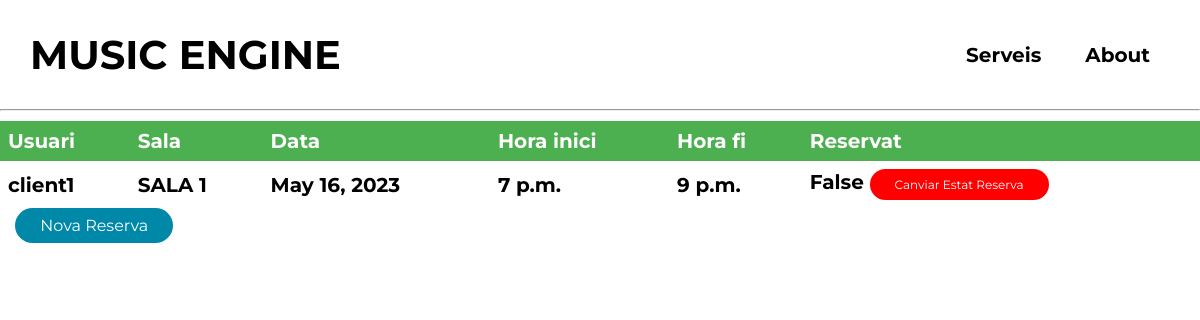
Page /reserves/ (signed in) on the earlier database version.
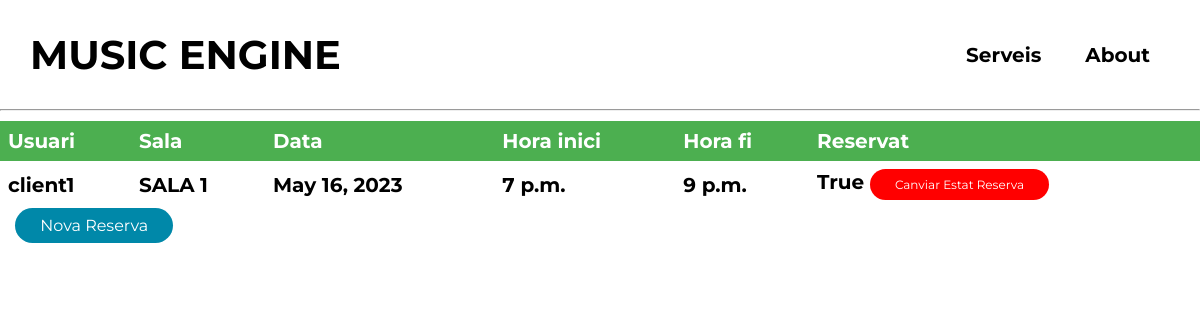
Same page on the later database version.
### music_engine/models.py (models this page shows, shortened)
class Reserva(models.Model):
    usuari = models.ForeignKey(User, on_delete=models.CASCADE, blank=False)
    sala = models.ForeignKey(MusicalStudio, on_delete=models.CASCADE, blank=False)
    material = models.ManyToManyField(MusicalMaterial, blank=True)
    tecnic = models.ForeignKey(technical_personnel, on_delete=models.CASCADE, blank=True, null=True)
    data = models.DateField(blank=False)
    hora_inici = models.TimeField(blank=False)
    hora_fi = models.TimeField(blank=False)
    reservat = models.BooleanField(default=False)

class MusicalStudio(models.Model):
    name = models.CharField(max_length=100, primary_key=True)
    capacity = models.IntegerField()
    TYPE_CHOICES = (
        ('ensaig', 'ENSAIG'),
        ('enregistrar', 'ENREGISTRAR')
    )
    type = models.CharField(choices=TYPE_CHOICES, max_length=100)
    incorporated_material = models.ManyToManyField(MusicalMaterial, blank=True)
    def __str__(self):
        return self.name

### music_engine/views.py (the view)
# urls.py: path('reserves/', ReservaListView.as_view(), name='reserva_list'),
class ReservaListView(ListView):
    model = Reserva
    template_name = 'reserva_list.html'
    context_object_name = 'reserves'

### templates/reserva_list.html (shortened to what this page needs)
{% include 'navbar.html' %}
<body>
<table>
    <thead>
    <tr>
        <th>Usuari</th>
        <th>Sala</th>
        <th>Data</th>
        <th>Hora inici</th>
        <th>Hora fi</th>
        <th>Reservat</th>
    </tr>
    </thead>
    <tbody>
    {% for reserva in reserves %}
        {% if user.username != "gestor" %}
            {% if reserva.usuari == user %}
                <tr>
                    <td>{{ reserva.usuari }}</td>
                    <td>{{ reserva.sala }}</td>
                    <td>{{ reserva.data }}</td>
                    <td>{{ reserva.hora_inici }}</td>
                    <td>{{ reserva.hora_fi }}</td>
                    <td>{{ reserva.reservat }} <button id="toggle-button" data-id="{{ reserva.id }}" class="button button-red">Canviar Estat Reserva</button></td>
                </tr>
            {% endif %}
        {% endif %}
    {% endfor %}
    </tbody>
</table>
&nbsp<a class="cta" href="/create/reserva/">
    &nbsp<button class="button button-blue">Nova Reserva</button>
    </a>
</body>

### templates/navbar.html (shortened to what this page needs)
{% load static %}
<!DOCTYPE html>
<html lang="en">
<head>
    <link rel="stylesheet" type="text/css" href="{% static 'css/table.css' %}">
    <link rel="stylesheet"
          href="https://code.jquery.com/ui/1.12.1/themes/smoothness/jquery-ui.css" />
</head>
<body>
<header>
    <div class="hometitle">
        <a href="/"><h1 >MUSIC ENGINE</h1 ></a>
    </div>
    <nav>
        <ul class="nav_links">
            <li><a href="/serveis">Serveis</a></li>
            <li><a href="#">About</a></li>
        </ul>
    </nav>
</header>
<hr>
</body>
</html>

### static/css/table.css (style rules this page uses)
table { border-collapse: collapse; width: 100%; }
th, td { text-align: left; padding: 8px; }
th { background-color: #4CAF50; color: white; }

### templates/navbar.html (style rules this page uses)
* { box-sizing: border-box; margin: 0; padding: 0; }
.hometitle { font-family: "Montserrat", sans-serif; font-weight: 700; font-size: 34px; color: black; text-decoration: none; cursor: pointer; }
li, a, p, tr { font-family: "Montserrat", sans-serif; font-weight: 700; font-size: 20px; color: black; text-decoration: none; }
h1 { font-family: "Montserrat", sans-serif; font-weight: 1400; font-size: 40px; color: black; text-decoration: none; margin: 0; }
.hometitle a { text-align: end; display: block; }
header { display: flex; justify-content: space-between; align-items: center; padding: 30px; }
.nav_links { cursor: pointer; }
.nav_links { list-style: none; }
.nav_links li { display: inline-block; padding: 0 20px; }
.button { padding: 8px 25px; border: none; border-radius: 50px; cursor: pointer; font-family: "Montserrat", sans-serif; }
.button-blue { background-color: rgba(0, 136, 169, 1); color: white; font-size: 16px; }
.button-red { background-color: red; color: white; font-size: 12px; }

Differences in the rows shown:
changed Reserva "client1": reservat "False" → "True"
